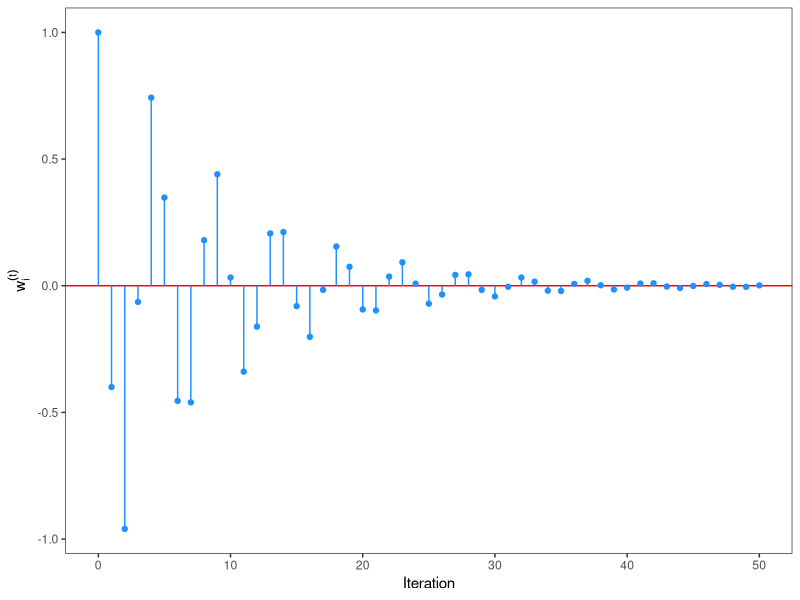
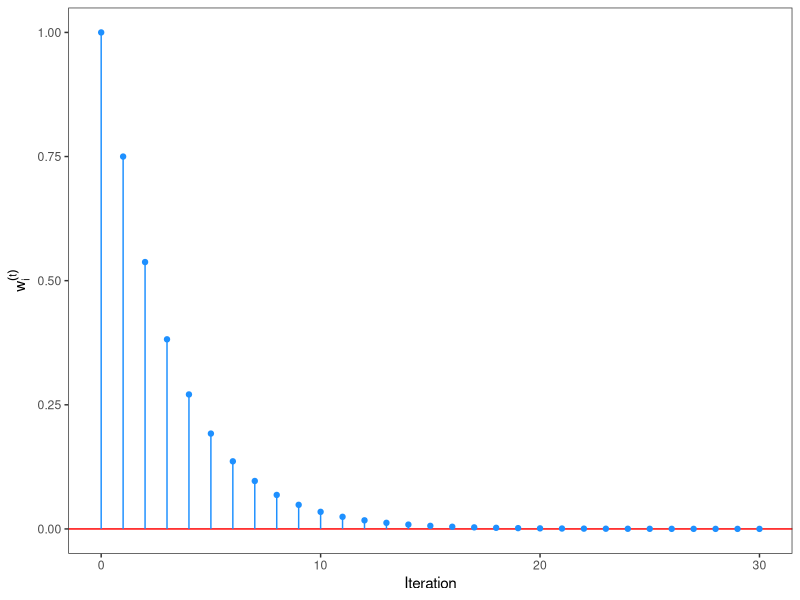
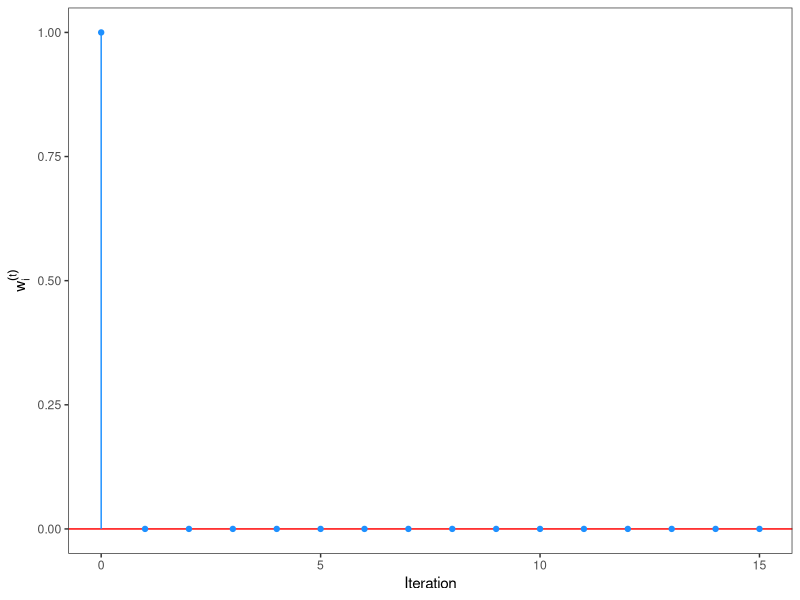
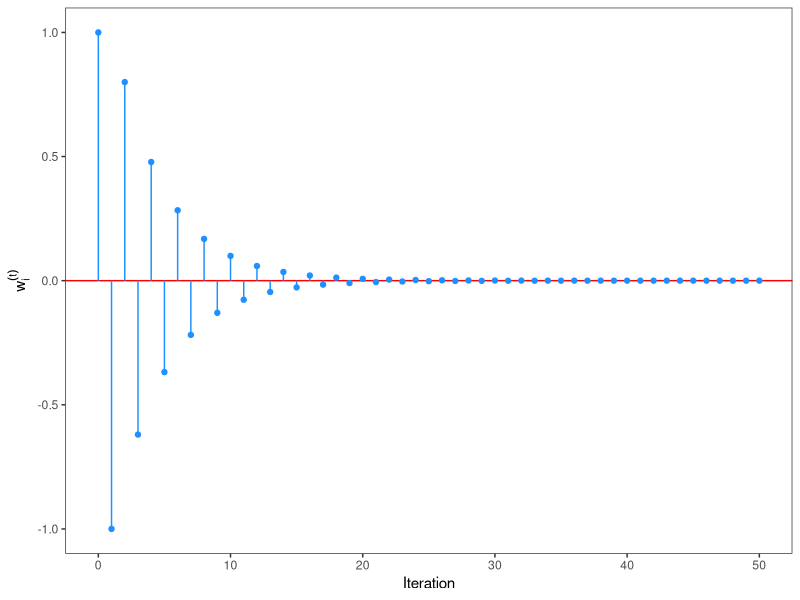
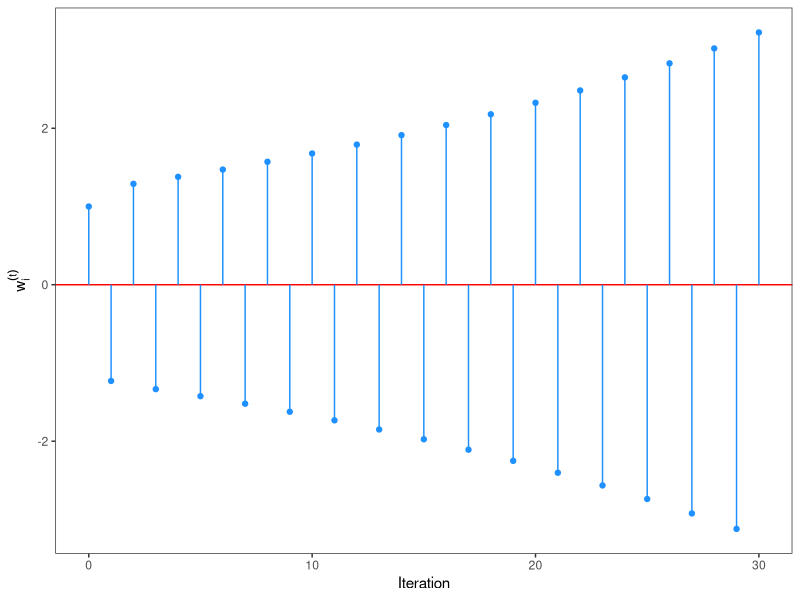

These charts were generated, in order, by the following R code:
# Used in: slides-multivar-first-order-8-quadratic-forms-momentum.tex
#
# Generates lollipop plots of the eigenspace error component w_i over iterations
# for GD with momentum, illustrating five convergence behaviors.
# Recursion: u^{t+1} = φ u^t + α λ w^t,  w^{t+1} = w^t - u^{t+1}
# with λ = 1, w₀ = 1, u₀ = 0.
# Produces:
#   figure/momentum_traj_ripples.pdf   (complex EVs — damped ripples)
#   figure/momentum_traj_mono.pdf      (real positive EVs — monotone decay)
#   figure/momentum_traj_1step.pdf     (one-step convergence)
#   figure/momentum_traj_osc.pdf       (real negative EVs — damped oscillations)
#   figure/momentum_traj_div.pdf       (diverging iterates)

library(ggplot2)

set.seed(123L)

run_momentum = function(phi, alpha, lambda = 1, n_iter = 50L, w0 = 1, u0 = 0) {
  w = numeric(n_iter + 1L)
  u = numeric(n_iter + 1L)
  w[1L] = w0
  u[1L] = u0
  for (t in seq_len(n_iter)) {
    u[t + 1L] = phi * u[t] + alpha * lambda * w[t]
    w[t + 1L] = w[t] - u[t + 1L]
  }
  data.frame(t = 0:n_iter, w = w)
}

make_lollipop = function(df) {
  ggplot(df, aes(x = t, y = w)) +
    geom_hline(yintercept = 0, color = "red") +
    geom_segment(aes(xend = t, yend = 0), color = "dodgerblue") +
    geom_point(color = "dodgerblue") +
    labs(x = "Iteration", y = expression(w[i]^{(t)})) +
    theme_bw() +
    theme(panel.grid = element_blank())
}

scenarios = list(
  ripples = list(phi = 0.8,  alpha = 1.4,  n_iter = 50L),
  mono    = list(phi = 0.1,  alpha = 0.25, n_iter = 30L),
  `1step` = list(phi = 0.0,  alpha = 1.0,  n_iter = 15L),
  osc     = list(phi = 0.1,  alpha = 2.0,  n_iter = 50L),
  div     = list(phi = 0.1,  alpha = 2.23, n_iter = 30L)
)

for (nm in names(scenarios)) {
  s  = scenarios[[nm]]
  df = run_momentum(phi = s$phi, alpha = s$alpha, n_iter = s$n_iter)
  ggsave(
    paste0("../figure/momentum_traj_", nm, ".pdf"),
    plot = make_lollipop(df), width = 4, height = 3
  )
}
